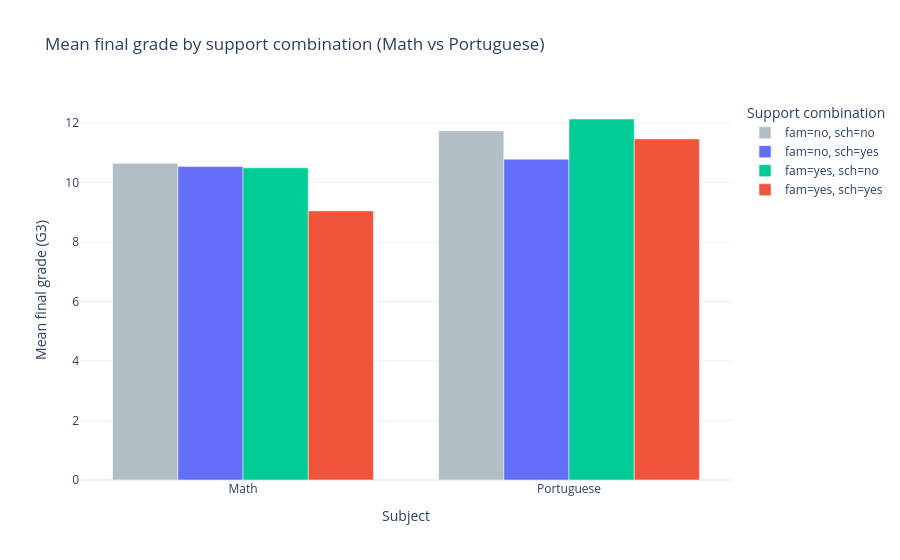

Write notebook code for a chart like this one.
### Code cell
combo['support_combo'] = ('fam=' + combo['famsup'] + ', sch=' + combo['schoolsup'])
bar_df = combo.groupby(['subject', 'support_combo'], as_index=False)['G3'].mean()
bar_df['G3'] = bar_df['G3'].round(2)
fig = px.bar(
    bar_df, x='subject', y='G3', color='support_combo', barmode='group',
    color_discrete_map={'fam=no, sch=no': '#B0BEC5',
                        'fam=yes, sch=no': '#00CC96',
                        'fam=no, sch=yes': '#636EFA',
                        'fam=yes, sch=yes': '#EF553B'},
    title='Mean final grade by support combination (Math vs Portuguese)',
    labels={'subject': 'Subject', 'G3': 'Mean final grade (G3)',
            'support_combo': 'Support combination'})
fig.update_layout(template='plotly_white')
fig.show()

### Figure 1 — Plotly figure (JSON) as saved in the notebook; plotly's stock layout.template omitted (floating-point values rounded to 4 significant figures)
{"data": [{"alignmentgroup": "True", "hovertemplate": "Support combination=fam=no, sch=no<br>Subject=%{x}<br>Mean final grade (G3)=%{y}<extra></extra>", "legendgroup": "fam=no, sch=no", "marker": {"color": "#B0BEC5", "pattern": {"shape": ""}}, "name": "fam=no, sch=no", "offsetgroup": "fam=no, sch=no", "orientation": "v", "showlegend": true, "textposition": "auto", "type": "bar", "x": ["Math", "Portuguese"], "xaxis": "x", "y": [10.65, 11.74], "yaxis": "y"}, {"alignmentgroup": "True", "hovertemplate": "Support combination=fam=no, sch=yes<br>Subject=%{x}<br>Mean final grade (G3)=%{y}<extra></extra>", "legendgroup": "fam=no, sch=yes", "marker": {"color": "#636EFA", "pattern": {"shape": ""}}, "name": "fam=no, sch=yes", "offsetgroup": "fam=no, sch=yes", "orientation": "v", "showlegend": true, "textposition": "auto", "type": "bar", "x": ["Math", "Portuguese"], "xaxis": "x", "y": [10.54, 10.79], "yaxis": "y"}, {"alignmentgroup": "True", "hovertemplate": "Support combination=fam=yes, sch=no<br>Subject=%{x}<br>Mean final grade (G3)=%{y}<extra></extra>", "legendgroup": "fam=yes, sch=no", "marker": {"color": "#00CC96", "pattern": {"shape": ""}}, "name": "fam=yes, sch=no", "offsetgroup": "fam=yes, sch=no", "orientation": "v", "showlegend": true, "textposition": "auto", "type": "bar", "x": ["Math", "Portuguese"], "xaxis": "x", "y": [10.5, 12.14], "yaxis": "y"}, {"alignmentgroup": "True", "hovertemplate": "Support combination=fam=yes, sch=yes<br>Subject=%{x}<br>Mean final grade (G3)=%{y}<extra></extra>", "legendgroup": "fam=yes, sch=yes", "marker": {"color": "#EF553B", "pattern": {"shape": ""}}, "name": "fam=yes, sch=yes", "offsetgroup": "fam=yes, sch=yes", "orientation": "v", "showlegend": true, "textposition": "auto", "type": "bar", "x": ["Math", "Portuguese"], "xaxis": "x", "y": [9.05, 11.47], "yaxis": "y"}], "layout": {"barmode": "group", "legend": {"title": {"text": "Support combination"}, "tracegroupgap": 0}, "title": {"text": "Mean final grade by support combination (Math vs Portuguese)"}, "xaxis": {"anchor": "y", "domain": [0, 1], "title": {"text": "Subject"}}, "yaxis": {"anchor": "x", "domain": [0, 1], "title": {"text": "Mean final grade (G3)"}}}}
